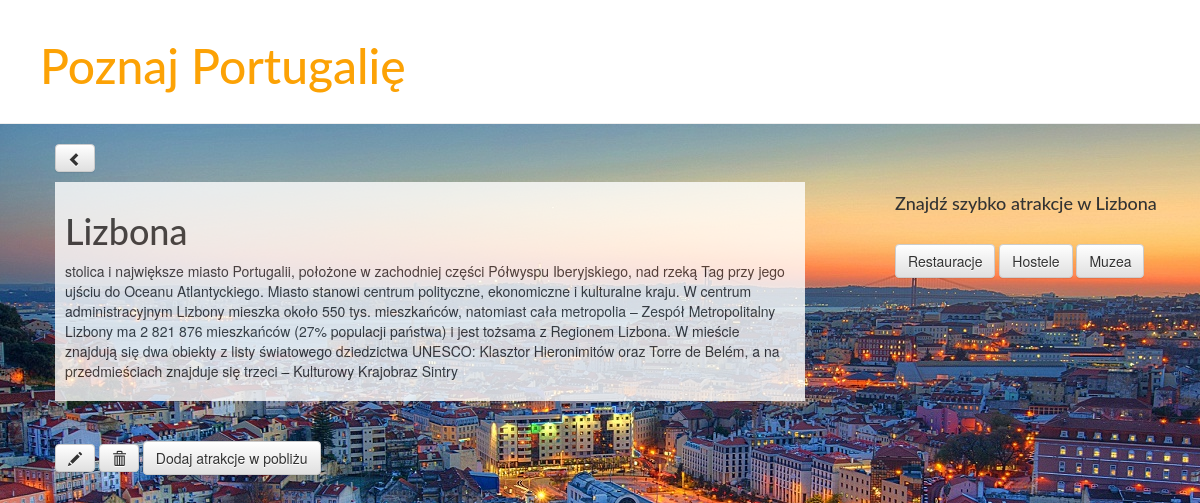
Screenshot of /3/place_detail with the database file from the repository.
### blog/models.py (models this page shows, shortened)
class Place(models.Model):
		name = models.CharField(max_length=200)
		parametr = models.CharField(max_length=30)
		text = models.TextField()
		image = models.FileField(null=True, blank=True)

### blog/views.py (the view)
# urls.py: url(r'^(?P<pk>\d+)/place_detail$', views.place_detail, name='place_detail'),
def place_detail(request, pk):
    place= get_object_or_404(Place, pk=pk)
    return render(request, 'blog/place_detail.html', {'place': place})

### blog/templates/blog/place_detail.html (shortened to what this page needs)
{% extends 'blog/base.html' %}
{% block content %}
	<a class="btn btn-default" href="{% url 'place_list' %}"><span class="glyphicon glyphicon-chevron-left"></span></a>
	 <div class="boczny">
        <br><h4>Znajdź szybko atrakcje w {{ place.name }}</h4>
        <br><a class="btn btn-default" href="{% url 'restaurante_list' %}">Restauracje </a>
        <a class="btn btn-default" href="{% url 'hostel_list' %}">Hostele </a>
        <a class="btn btn-default" href="{% url 'museum_list' %}">Muzea </a>
    </div>
	<div class="city">
    	<h1>{{ place.name }}</h1>
    	<p> {{ place.text }}</p>
	</div>
    <br><br><a class="btn btn-default" href="{% url 'place_edit' pk=place.pk %}"><span class="glyphicon glyphicon-pencil"></span></a>
    <a class="btn btn-default" href="{% url 'place_delete' pk=place.pk %}"><span class="glyphicon glyphicon-trash"></span></a>
    <a class="btn btn-default" href="{% url 'add_recommended' pk=place.pk %}">Dodaj atrakcje w pobliżu</a>
{% endblock %}

### blog/static/css/blog.css (style rules this page uses)
body { background-image: url('images/flag.jpg'); background-attachment: fixed; background-size: 100%; width: 100%; background-repeat: no-repeat; }
h4 { font-family: 'Lato'; }
div.boczny { position: fixed; margin-left: 800px; display: inline; float: right; padding-top: 20px; padding-bottom: 20px; }
h1, h2, h3, h4 { font-family: 'Lato', cursive; }
.city { background-color: white; opacity: 0.8; padding-bottom: 10px; padding-top: 10px; margin-top: 10px; padding-left: 10px; padding-right: 10px; }

### rows the page displays
Place: name "Lizbona", text "stolica i największe miasto Portugalii, położone w zachodniej części Półwyspu Iberyjskiego, nad rzeką Tag przy jego ujściu do Oceanu Atlantyckiego. Miasto stanowi centrum polityczne, ekonomiczne i kulturalne kraju. W centrum administracyjnym Lizbony mieszka około 550 tys. mieszkańców, natomiast cała metropolia – Zespół Metropolitalny Lizbony ma 2 821 876 mieszkańców (27% populacji państwa) i jest tożsama z Regionem Lizbona. W mieście znajdują się dwa obiekty z listy światowego dziedzictwa UNESCO: Klasztor Hieronimitów oraz Torre de Belém, a na przedmieściach znajduje się trzeci – Kulturowy Krajobraz Sintry"
